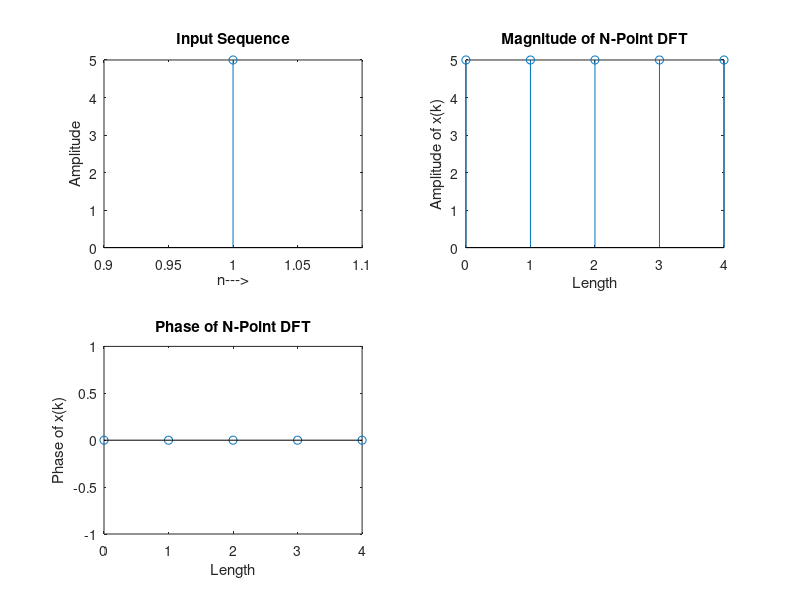

Recreate this plot in MATLAB.
clc;
close all;
clear all;

x = input('Enter the sequence: ');
n = input('Enter the value of N: ');
ndft = fft(x,n);

subplot(2,2,1);
stem(x);
xlabel("n--->");
ylabel("Amplitude");
title("Input Sequence");

m = abs(ndft);
N = 0:1:n-1;
subplot(2,2,2);
stem(N,m);
xlabel('Length');
ylabel('Amplitude of x(k)');
title('Magnitude of N-Point DFT');

p = angle(ndft);
subplot(2,2,3);
stem(N,p);
xlabel('Length');
ylabel('Phase of x(k)');
title('Phase of N-Point DFT');
